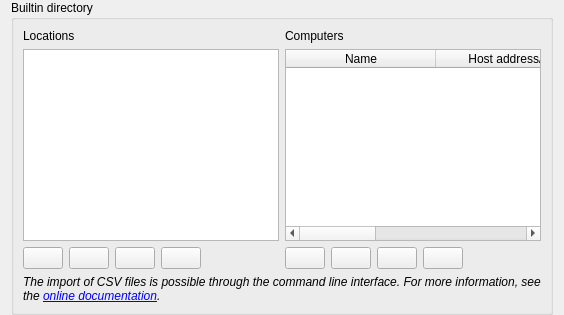
<?xml version="1.0" encoding="UTF-8"?>
<ui version="4.0">
 <class>BuiltinDirectoryConfigurationPage</class>
 <widget class="QWidget" name="BuiltinDirectoryConfigurationPage">
  <property name="windowTitle">
   <string>Locations &amp; computers</string>
  </property>
  <property name="windowIcon">
   <iconset resource="builtindirectory.qrc">
    <normaloff>:/builtindirectory/builtindirectory.png</normaloff>:/builtindirectory/builtindirectory.png</iconset>
  </property>
  <layout class="QVBoxLayout" name="verticalLayout">
   <property name="topMargin">
    <number>0</number>
   </property>
   <property name="bottomMargin">
    <number>0</number>
   </property>
   <item>
    <widget class="QGroupBox" name="groupBox">
     <property name="title">
      <string>Builtin directory</string>
     </property>
     <layout class="QGridLayout" name="gridLayout_2" rowstretch="0,1,0,0" columnstretch="0,1">
      <item row="0" column="1">
       <widget class="QLabel" name="label_2">
        <property name="text">
         <string>Computers</string>
        </property>
       </widget>
      </item>
      <item row="0" column="0">
       <widget class="QLabel" name="label">
        <property name="text">
         <string>Locations</string>
        </property>
       </widget>
      </item>
      <item row="2" column="1">
       <layout class="QHBoxLayout" name="horizontalLayout">
        <item>
         <widget class="QPushButton" name="addComputerButton">
          <property name="toolTip">
           <string>Add new computer</string>
          </property>
          <property name="text">
           <string/>
          </property>
          <property name="icon">
           <iconset resource="../../core/resources/core.qrc">
            <normaloff>:/core/list-add.png</normaloff>:/core/list-add.png</iconset>
          </property>
         </widget>
        </item>
        <item>
         <widget class="QPushButton" name="removeComputerButton">
          <property name="toolTip">
           <string>Remove selected computer</string>
          </property>
          <property name="text">
           <string/>
          </property>
          <property name="icon">
           <iconset resource="../../core/resources/core.qrc">
            <normaloff>:/core/edit-delete.png</normaloff>:/core/edit-delete.png</iconset>
          </property>
         </widget>
        </item>
        <item>
         <widget class="QPushButton" name="moveComputerUpButton">
          <property name="toolTip">
           <string>Move selected computer up</string>
          </property>
          <property name="text">
           <string/>
          </property>
          <property name="icon">
           <iconset resource="../../core/resources/core.qrc">
            <normaloff>:/core/go-up.png</normaloff>:/core/go-up.png</iconset>
          </property>
         </widget>
        </item>
        <item>
         <widget class="QPushButton" name="moveComputerDownButton">
          <property name="toolTip">
           <string>Move selected computer down</string>
          </property>
          <property name="text">
           <string/>
          </property>
          <property name="icon">
           <iconset resource="../../core/resources/core.qrc">
            <normaloff>:/core/go-down.png</normaloff>:/core/go-down.png</iconset>
          </property>
         </widget>
        </item>
        <item>
         <spacer name="horizontalSpacer">
          <property name="orientation">
           <enum>Qt::Horizontal</enum>
          </property>
          <property name="sizeHint" stdset="0">
           <size>
            <width>40</width>
            <height>20</height>
           </size>
          </property>
         </spacer>
        </item>
       </layout>
      </item>
      <item row="1" column="1">
       <widget class="QTableWidget" name="computerTableWidget">
        <property name="selectionBehavior">
         <enum>QAbstractItemView::SelectRows</enum>
        </property>
        <attribute name="horizontalHeaderMinimumSectionSize">
         <number>150</number>
        </attribute>
        <attribute name="horizontalHeaderStretchLastSection">
         <bool>true</bool>
        </attribute>
        <attribute name="verticalHeaderVisible">
         <bool>false</bool>
        </attribute>
        <column>
         <property name="text">
          <string>Name</string>
         </property>
        </column>
        <column>
         <property name="text">
          <string>Host address/IP</string>
         </property>
        </column>
        <column>
         <property name="text">
          <string>MAC address</string>
         </property>
        </column>
       </widget>
      </item>
      <item row="2" column="0">
       <layout class="QHBoxLayout" name="horizontalLayout_2">
        <item>
         <widget class="QPushButton" name="addLocationButton">
          <property name="toolTip">
           <string>Add new location</string>
          </property>
          <property name="text">
           <string/>
          </property>
          <property name="icon">
           <iconset resource="../../core/resources/core.qrc">
            <normaloff>:/core/list-add.png</normaloff>:/core/list-add.png</iconset>
          </property>
         </widget>
        </item>
        <item>
         <widget class="QPushButton" name="removeLocationButton">
          <property name="toolTip">
           <string>Remove selected location</string>
          </property>
          <property name="text">
           <string/>
          </property>
          <property name="icon">
           <iconset resource="../../core/resources/core.qrc">
            <normaloff>:/core/edit-delete.png</normaloff>:/core/edit-delete.png</iconset>
          </property>
         </widget>
        </item>
        <item>
         <widget class="QPushButton" name="moveLocationUpButton">
          <property name="toolTip">
           <string>Move selected location up</string>
          </property>
          <property name="text">
           <string/>
          </property>
          <property name="icon">
           <iconset resource="../../core/resources/core.qrc">
            <normaloff>:/core/go-up.png</normaloff>:/core/go-up.png</iconset>
          </property>
         </widget>
        </item>
        <item>
         <widget class="QPushButton" name="moveLocationDownButton">
          <property name="toolTip">
           <string>Move selected location down</string>
          </property>
          <property name="text">
           <string/>
          </property>
          <property name="icon">
           <iconset resource="../../core/resources/core.qrc">
            <normaloff>:/core/go-down.png</normaloff>:/core/go-down.png</iconset>
          </property>
         </widget>
        </item>
        <item>
         <spacer name="horizontalSpacer_2">
          <property name="orientation">
           <enum>Qt::Horizontal</enum>
          </property>
          <property name="sizeHint" stdset="0">
           <size>
            <width>40</width>
            <height>20</height>
           </size>
          </property>
         </spacer>
        </item>
       </layout>
      </item>
      <item row="1" column="0">
       <widget class="QTableWidget" name="locationTableWidget">
        <attribute name="horizontalHeaderVisible">
         <bool>false</bool>
        </attribute>
        <attribute name="horizontalHeaderStretchLastSection">
         <bool>true</bool>
        </attribute>
        <attribute name="verticalHeaderVisible">
         <bool>false</bool>
        </attribute>
        <column>
         <property name="text">
          <string>Locations</string>
         </property>
        </column>
       </widget>
      </item>
      <item row="3" column="0" colspan="2">
       <widget class="QLabel" name="label_3">
        <property name="font">
         <font>
          <italic>true</italic>
         </font>
        </property>
        <property name="text">
         <string>The import of CSV files is possible through the command line interface. For more information, see the &lt;a href=&quot;https://docs.edumonitor.io/en/latest/admin/cli.html#network-object-directory&quot;&gt;online documentation&lt;/a&gt;.</string>
        </property>
        <property name="wordWrap">
         <bool>true</bool>
        </property>
       </widget>
      </item>
     </layout>
    </widget>
   </item>
  </layout>
 </widget>
 <resources>
  <include location="../../core/resources/core.qrc"/>
  <include location="builtindirectory.qrc"/>
 </resources>
 <connections>
  <connection>
   <sender>addComputerButton</sender>
   <signal>clicked()</signal>
   <receiver>BuiltinDirectoryConfigurationPage</receiver>
   <slot>addComputer()</slot>
   <hints>
    <hint type="sourcelabel">
     <x>646</x>
     <y>528</y>
    </hint>
    <hint type="destinationlabel">
     <x>507</x>
     <y>351</y>
    </hint>
   </hints>
  </connection>
  <connection>
   <sender>removeComputerButton</sender>
   <signal>clicked()</signal>
   <receiver>BuiltinDirectoryConfigurationPage</receiver>
   <slot>removeComputer()</slot>
   <hints>
    <hint type="sourcelabel">
     <x>698</x>
     <y>528</y>
    </hint>
    <hint type="destinationlabel">
     <x>507</x>
     <y>351</y>
    </hint>
   </hints>
  </connection>
  <connection>
   <sender>removeLocationButton</sender>
   <signal>clicked()</signal>
   <receiver>BuiltinDirectoryConfigurationPage</receiver>
   <slot>removeLocation()</slot>
   <hints>
    <hint type="sourcelabel">
     <x>108</x>
     <y>528</y>
    </hint>
    <hint type="destinationlabel">
     <x>507</x>
     <y>351</y>
    </hint>
   </hints>
  </connection>
  <connection>
   <sender>addLocationButton</sender>
   <signal>clicked()</signal>
   <receiver>BuiltinDirectoryConfigurationPage</receiver>
   <slot>addLocation()</slot>
   <hints>
    <hint type="sourcelabel">
     <x>56</x>
     <y>528</y>
    </hint>
    <hint type="destinationlabel">
     <x>507</x>
     <y>351</y>
    </hint>
   </hints>
  </connection>
  <connection>
   <sender>locationTableWidget</sender>
   <signal>cellChanged(int,int)</signal>
   <receiver>BuiltinDirectoryConfigurationPage</receiver>
   <slot>updateLocation()</slot>
   <hints>
    <hint type="sourcelabel">
     <x>150</x>
     <y>364</y>
    </hint>
    <hint type="destinationlabel">
     <x>507</x>
     <y>351</y>
    </hint>
   </hints>
  </connection>
  <connection>
   <sender>computerTableWidget</sender>
   <signal>cellChanged(int,int)</signal>
   <receiver>BuiltinDirectoryConfigurationPage</receiver>
   <slot>updateComputer()</slot>
   <hints>
    <hint type="sourcelabel">
     <x>630</x>
     <y>364</y>
    </hint>
    <hint type="destinationlabel">
     <x>507</x>
     <y>351</y>
    </hint>
   </hints>
  </connection>
  <connection>
   <sender>moveLocationUpButton</sender>
   <signal>clicked()</signal>
   <receiver>BuiltinDirectoryConfigurationPage</receiver>
   <slot>moveLocationUp()</slot>
   <hints>
    <hint type="sourcelabel">
     <x>160</x>
     <y>528</y>
    </hint>
    <hint type="destinationlabel">
     <x>507</x>
     <y>351</y>
    </hint>
   </hints>
  </connection>
  <connection>
   <sender>moveLocationDownButton</sender>
   <signal>clicked()</signal>
   <receiver>BuiltinDirectoryConfigurationPage</receiver>
   <slot>moveLocationDown()</slot>
   <hints>
    <hint type="sourcelabel">
     <x>212</x>
     <y>528</y>
    </hint>
    <hint type="destinationlabel">
     <x>507</x>
     <y>351</y>
    </hint>
   </hints>
  </connection>
  <connection>
   <sender>moveComputerUpButton</sender>
   <signal>clicked()</signal>
   <receiver>BuiltinDirectoryConfigurationPage</receiver>
   <slot>moveComputerUp()</slot>
   <hints>
    <hint type="sourcelabel">
     <x>750</x>
     <y>528</y>
    </hint>
    <hint type="destinationlabel">
     <x>507</x>
     <y>351</y>
    </hint>
   </hints>
  </connection>
  <connection>
   <sender>moveComputerDownButton</sender>
   <signal>clicked()</signal>
   <receiver>BuiltinDirectoryConfigurationPage</receiver>
   <slot>moveComputerDown()</slot>
   <hints>
    <hint type="sourcelabel">
     <x>802</x>
     <y>528</y>
    </hint>
    <hint type="destinationlabel">
     <x>507</x>
     <y>351</y>
    </hint>
   </hints>
  </connection>
 </connections>
 <slots>
  <slot>addLocation()</slot>
  <slot>removeLocation()</slot>
  <slot>addComputer()</slot>
  <slot>removeComputer()</slot>
  <slot>updateLocation()</slot>
  <slot>updateComputer()</slot>
  <slot>moveLocationUp()</slot>
  <slot>moveLocationDown()</slot>
  <slot>moveComputerUp()</slot>
  <slot>moveComputerDown()</slot>
 </slots>
</ui>
